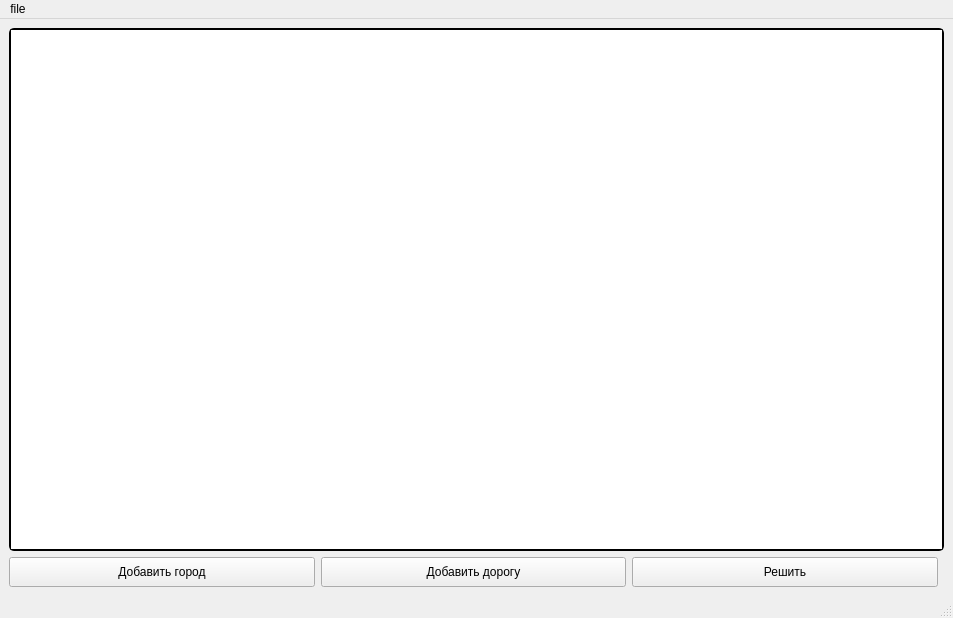
<?xml version="1.0" encoding="UTF-8"?>
<ui version="4.0">
     <class>MainWindow</class>
     <widget class="QMainWindow" name="MainWindow">
          <property name="geometry">
               <rect>
                    <x>0</x>
                    <y>0</y>
                    <width>953</width>
                    <height>618</height>
               </rect>
          </property>
          <property name="windowTitle">
               <string>Графы</string>
          </property>
          <property name="styleSheet">
               <string notr="true"/>
          </property>
          <widget class="QWidget" name="centralwidget">
               <property name="styleSheet">
                    <string notr="true"/>
               </property>
               <layout class="QGridLayout" name="gridLayout">
                    <item row="1" column="0">
                         <widget class="QPushButton" name="addButton_City">
                              <property name="sizePolicy">
                                   <sizepolicy hsizetype="Expanding" vsizetype="Minimum">
                                        <horstretch>0</horstretch>
                                        <verstretch>0</verstretch>
                                   </sizepolicy>
                              </property>
                              <property name="minimumSize">
                                   <size>
                                        <width>0</width>
                                        <height>30</height>
                                   </size>
                              </property>
                              <property name="styleSheet">
                                   <string notr="true"/>
                              </property>
                              <property name="text">
                                   <string>Добавить город</string>
                              </property>
                         </widget>
                    </item>
                    <item row="1" column="1">
                         <widget class="QPushButton" name="addButton_Road">
                              <property name="sizePolicy">
                                   <sizepolicy hsizetype="Expanding" vsizetype="Minimum">
                                        <horstretch>0</horstretch>
                                        <verstretch>0</verstretch>
                                   </sizepolicy>
                              </property>
                              <property name="minimumSize">
                                   <size>
                                        <width>250</width>
                                        <height>30</height>
                                   </size>
                              </property>
                              <property name="styleSheet">
                                   <string notr="true"/>
                              </property>
                              <property name="text">
                                   <string>Добавить дорогу</string>
                              </property>
                         </widget>
                    </item>
                    <item row="0" column="0" colspan="4">
                         <widget class="QGraphicsView" name="graphicsView">
                              <property name="font">
                                   <font>
                                        <family>Consolas</family>
                                   </font>
                              </property>
                              <property name="styleSheet">
                                   <string notr="true">QGraphicsView {
	border: 2px solid black;
     border-radius: 5px;
}</string>
                              </property>
                         </widget>
                    </item>
                    <item row="1" column="2">
                         <widget class="QPushButton" name="solveButton">
                              <property name="sizePolicy">
                                   <sizepolicy hsizetype="Expanding" vsizetype="Minimum">
                                        <horstretch>0</horstretch>
                                        <verstretch>0</verstretch>
                                   </sizepolicy>
                              </property>
                              <property name="minimumSize">
                                   <size>
                                        <width>0</width>
                                        <height>30</height>
                                   </size>
                              </property>
                              <property name="styleSheet">
                                   <string notr="true"/>
                              </property>
                              <property name="text">
                                   <string>Решить</string>
                              </property>
                              <property name="checkable">
                                   <bool>false</bool>
                              </property>
                              <property name="autoExclusive">
                                   <bool>false</bool>
                              </property>
                              <property name="default">
                                   <bool>false</bool>
                              </property>
                              <property name="flat">
                                   <bool>false</bool>
                              </property>
                         </widget>
                    </item>
               </layout>
          </widget>
          <widget class="QMenuBar" name="menubar">
               <property name="geometry">
                    <rect>
                         <x>0</x>
                         <y>0</y>
                         <width>953</width>
                         <height>26</height>
                    </rect>
               </property>
               <widget class="QMenu" name="menufile">
                    <property name="title">
                         <string>file</string>
                    </property>
                    <addaction name="actionsave"/>
                    <addaction name="actionload"/>
               </widget>
               <addaction name="menufile"/>
          </widget>
          <widget class="QStatusBar" name="statusbar"/>
          <action name="actionsave">
               <property name="text">
                    <string>save</string>
               </property>
          </action>
          <action name="actionload">
               <property name="text">
                    <string>load</string>
               </property>
          </action>
     </widget>
     <resources/>
     <connections/>
</ui>
